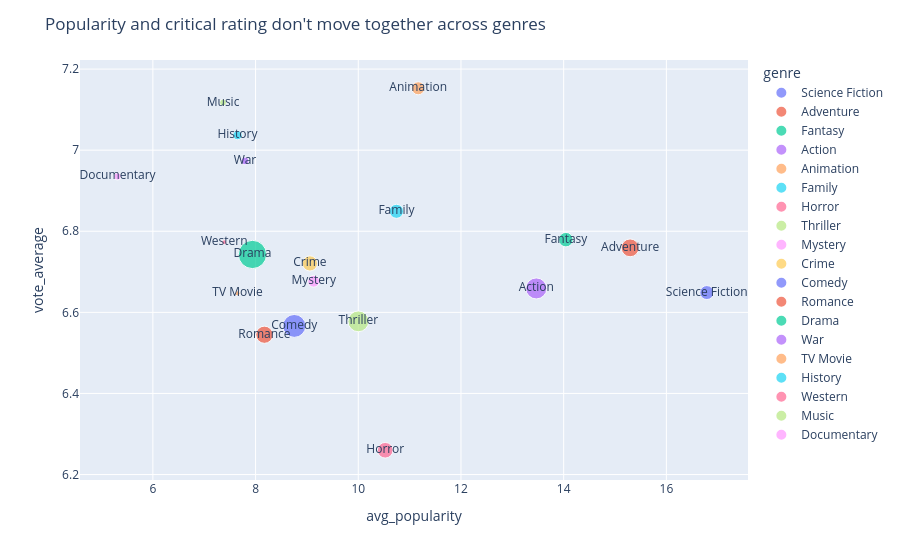

The notebook cell this image was saved under:
### Markdown cell above
**Why a scatter plot.** Chart 1 shows popularity; this chart adds a second
variable (audience rating) so the two can be compared directly, one point per
genre. Point size encodes `n_movies`, so a genre resting on very few films
(and therefore a less stable average) is visually distinguishable from one
backed by hundreds.

### Code cell
fig2 = px.scatter(genre_stats.merge(
                    movies_with_genres_df.groupby("genre")["vote_average"].mean().reset_index(),
                    on="genre"),
                  x="avg_popularity", y="vote_average", size="n_movies",
                  text="genre", hover_name="genre",color="genre")
fig2.update_layout(title="Popularity and critical rating don't move together across genres")
fig2.write_html("../docs/charts/finding2_popularityvsvote_by_decade.html", include_plotlyjs="cdn", full_html=True)
fig2.show()

### Figure 1 — Plotly figure (JSON) as saved in the notebook; plotly's stock layout.template omitted (floating-point values rounded to 4 significant figures)
{"data": [{"hovertemplate": "<b>%{hovertext}</b><br><br>genre=%{text}<br>avg_popularity=%{x}<br>vote_average=%{y}<br>n_movies=%{marker.size}<extra></extra>", "hovertext": ["Science Fiction"], "legendgroup": "Science Fiction", "marker": {"color": "#636efa", "size": [593], "sizemode": "area", "sizeref": 6.065, "symbol": "circle"}, "mode": "markers+text", "name": "Science Fiction", "orientation": "v", "showlegend": true, "text": ["Science Fiction"], "type": "scatter", "x": [16.79], "xaxis": "x", "y": [6.649], "yaxis": "y"}, {"hovertemplate": "<b>%{hovertext}</b><br><br>genre=%{text}<br>avg_popularity=%{x}<br>vote_average=%{y}<br>n_movies=%{marker.size}<extra></extra>", "hovertext": ["Adventure"], "legendgroup": "Adventure", "marker": {"color": "#EF553B", "size": [961], "sizemode": "area", "sizeref": 6.065, "symbol": "circle"}, "mode": "markers+text", "name": "Adventure", "orientation": "v", "showlegend": true, "text": ["Adventure"], "type": "scatter", "x": [15.29], "xaxis": "x", "y": [6.759], "yaxis": "y"}, {"hovertemplate": "<b>%{hovertext}</b><br><br>genre=%{text}<br>avg_popularity=%{x}<br>vote_average=%{y}<br>n_movies=%{marker.size}<extra></extra>", "hovertext": ["Fantasy"], "legendgroup": "Fantasy", "marker": {"color": "#00cc96", "size": [635], "sizemode": "area", "sizeref": 6.065, "symbol": "circle"}, "mode": "markers+text", "name": "Fantasy", "orientation": "v", "showlegend": true, "text": ["Fantasy"], "type": "scatter", "x": [14.04], "xaxis": "x", "y": [6.779], "yaxis": "y"}, {"hovertemplate": "<b>%{hovertext}</b><br><br>genre=%{text}<br>avg_popularity=%{x}<br>vote_average=%{y}<br>n_movies=%{marker.size}<extra></extra>", "hovertext": ["Action"], "legendgroup": "Action", "marker": {"color": "#ab63fa", "size": [1339], "sizemode": "area", "sizeref": 6.065, "symbol": "circle"}, "mode": "markers+text", "name": "Action", "orientation": "v", "showlegend": true, "text": ["Action"], "type": "scatter", "x": [13.47], "xaxis": "x", "y": [6.659], "yaxis": "y"}, {"hovertemplate": "<b>%{hovertext}</b><br><br>genre=%{text}<br>avg_popularity=%{x}<br>vote_average=%{y}<br>n_movies=%{marker.size}<extra></extra>", "hovertext": ["Animation"], "legendgroup": "Animation", "marker": {"color": "#FFA15A", "size": [515], "sizemode": "area", "sizeref": 6.065, "symbol": "circle"}, "mode": "markers+text", "name": "Animation", "orientation": "v", "showlegend": true, "text": ["Animation"], "type": "scatter", "x": [11.17], "xaxis": "x", "y": [7.153], "yaxis": "y"}, {"hovertemplate": "<b>%{hovertext}</b><br><br>genre=%{text}<br>avg_popularity=%{x}<br>vote_average=%{y}<br>n_movies=%{marker.size}<extra></extra>", "hovertext": ["Family"], "legendgroup": "Family", "marker": {"color": "#19d3f3", "size": [600], "sizemode": "area", "sizeref": 6.065, "symbol": "circle"}, "mode": "markers+text", "name": "Family", "orientation": "v", "showlegend": true, "text": ["Family"], "type": "scatter", "x": [10.74], "xaxis": "x", "y": [6.849], "yaxis": "y"}, {"hovertemplate": "<b>%{hovertext}</b><br><br>genre=%{text}<br>avg_popularity=%{x}<br>vote_average=%{y}<br>n_movies=%{marker.size}<extra></extra>", "hovertext": ["Horror"], "legendgroup": "Horror", "marker": {"color": "#FF6692", "size": [741], "sizemode": "area", "sizeref": 6.065, "symbol": "circle"}, "mode": "markers+text", "name": "Horror", "orientation": "v", "showlegend": true, "text": ["Horror"], "type": "scatter", "x": [10.52], "xaxis": "x", "y": [6.26], "yaxis": "y"}, {"hovertemplate": "<b>%{hovertext}</b><br><br>genre=%{text}<br>avg_popularity=%{x}<br>vote_average=%{y}<br>n_movies=%{marker.size}<extra></extra>", "hovertext": ["Thriller"], "legendgroup": "Thriller", "marker": {"color": "#B6E880", "size": [1311], "sizemode": "area", "sizeref": 6.065, "symbol": "circle"}, "mode": "markers+text", "name": "Thriller", "orientation": "v", "showlegend": true, "text": ["Thriller"], "type": "scatter", "x": [10.0], "xaxis": "x", "y": [6.578], "yaxis": "y"}, {"hovertemplate": "<b>%{hovertext}</b><br><br>genre=%{text}<br>avg_popularity=%{x}<br>vote_average=%{y}<br>n_movies=%{marker.size}<extra></extra>", "hovertext": ["Mystery"], "legendgroup": "Mystery", "marker": {"color": "#FF97FF", "size": [420], "sizemode": "area", "sizeref": 6.065, "symbol": "circle"}, "mode": "markers+text", "name": "Mystery", "orientation": "v", "showlegend": true, "text": ["Mystery"], "type": "scatter", "x": [9.132], "xaxis": "x", "y": [6.677], "yaxis": "y"}, {"hovertemplate": "<b>%{hovertext}</b><br><br>genre=%{text}<br>avg_popularity=%{x}<br>vote_average=%{y}<br>n_movies=%{marker.size}<extra></extra>", "hovertext": ["Crime"], "legendgroup": "Crime", "marker": {"color": "#FECB52", "size": [700], "sizemode": "area", "sizeref": 6.065, "symbol": "circle"}, "mode": "markers+text", "name": "Crime", "orientation": "v", "showlegend": true, "text": ["Crime"], "type": "scatter", "x": [9.058], "xaxis": "x", "y": [6.721], "yaxis": "y"}, {"hovertemplate": "<b>%{hovertext}</b><br><br>genre=%{text}<br>avg_popularity=%{x}<br>vote_average=%{y}<br>n_movies=%{marker.size}<extra></extra>", "hovertext": ["Comedy"], "legendgroup": "Comedy", "marker": {"color": "#636efa", "size": [1593], "sizemode": "area", "sizeref": 6.065, "symbol": "circle"}, "mode": "markers+text", "name": "Comedy", "orientation": "v", "showlegend": true, "text": ["Comedy"], "type": "scatter", "x": [8.754], "xaxis": "x", "y": [6.567], "yaxis": "y"}, {"hovertemplate": "<b>%{hovertext}</b><br><br>genre=%{text}<br>avg_popularity=%{x}<br>vote_average=%{y}<br>n_movies=%{marker.size}<extra></extra>", "hovertext": ["Romance"], "legendgroup": "Romance", "marker": {"color": "#EF553B", "size": [897], "sizemode": "area", "sizeref": 6.065, "symbol": "circle"}, "mode": "markers+text", "name": "Romance", "orientation": "v", "showlegend": true, "text": ["Romance"], "type": "scatter", "x": [8.172], "xaxis": "x", "y": [6.545], "yaxis": "y"}, {"hovertemplate": "<b>%{hovertext}</b><br><br>genre=%{text}<br>avg_popularity=%{x}<br>vote_average=%{y}<br>n_movies=%{marker.size}<extra></extra>", "hovertext": ["Drama"], "legendgroup": "Drama", "marker": {"color": "#00cc96", "size": [2426], "sizemode": "area", "sizeref": 6.065, "symbol": "circle"}, "mode": "markers+text", "name": "Drama", "orientation": "v", "showlegend": true, "text": ["Drama"], "type": "scatter", "x": [7.94], "xaxis": "x", "y": [6.743], "yaxis": "y"}, {"hovertemplate": "<b>%{hovertext}</b><br><br>genre=%{text}<br>avg_popularity=%{x}<br>vote_average=%{y}<br>n_movies=%{marker.size}<extra></extra>", "hovertext": ["War"], "legendgroup": "War", "marker": {"color": "#ab63fa", "size": [187], "sizemode": "area", "sizeref": 6.065, "symbol": "circle"}, "mode": "markers+text", "name": "War", "orientation": "v", "showlegend": true, "text": ["War"], "type": "scatter", "x": [7.794], "xaxis": "x", "y": [6.973], "yaxis": "y"}, {"hovertemplate": "<b>%{hovertext}</b><br><br>genre=%{text}<br>avg_popularity=%{x}<br>vote_average=%{y}<br>n_movies=%{marker.size}<extra></extra>", "hovertext": ["TV Movie"], "legendgroup": "TV Movie", "marker": {"color": "#FFA15A", "size": [74], "sizemode": "area", "sizeref": 6.065, "symbol": "circle"}, "mode": "markers+text", "name": "TV Movie", "orientation": "v", "showlegend": true, "text": ["TV Movie"], "type": "scatter", "x": [7.65], "xaxis": "x", "y": [6.647], "yaxis": "y"}, {"hovertemplate": "<b>%{hovertext}</b><br><br>genre=%{text}<br>avg_popularity=%{x}<br>vote_average=%{y}<br>n_movies=%{marker.size}<extra></extra>", "hovertext": ["History"], "legendgroup": "History", "marker": {"color": "#19d3f3", "size": [259], "sizemode": "area", "sizeref": 6.065, "symbol": "circle"}, "mode": "markers+text", "name": "History", "orientation": "v", "showlegend": true, "text": ["History"], "type": "scatter", "x": [7.649], "xaxis": "x", "y": [7.037], "yaxis": "y"}, {"hovertemplate": "<b>%{hovertext}</b><br><br>genre=%{text}<br>avg_popularity=%{x}<br>vote_average=%{y}<br>n_movies=%{marker.size}<extra></extra>", "hovertext": ["Western"], "legendgroup": "Western", "marker": {"color": "#FF6692", "size": [67], "sizemode": "area", "sizeref": 6.065, "symbol": "circle"}, "mode": "markers+text", "name": "Western", "orientation": "v", "showlegend": true, "text": ["Western"], "type": "scatter", "x": [7.39], "xaxis": "x", "y": [6.773], "yaxis": "y"}, {"hovertemplate": "<b>%{hovertext}</b><br><br>genre=%{text}<br>avg_popularity=%{x}<br>vote_average=%{y}<br>n_movies=%{marker.size}<extra></extra>", "hovertext": ["Music"], "legendgroup": "Music", "marker": {"color": "#B6E880", "size": [141], "sizemode": "area", "sizeref": 6.065, "symbol": "circle"}, "mode": "markers+text", "name": "Music", "orientation": "v", "showlegend": true, "text": ["Music"], "type": "scatter", "x": [7.366], "xaxis": "x", "y": [7.117], "yaxis": "y"}, {"hovertemplate": "<b>%{hovertext}</b><br><br>genre=%{text}<br>avg_popularity=%{x}<br>vote_average=%{y}<br>n_movies=%{marker.size}<extra></extra>", "hovertext": ["Documentary"], "legendgroup": "Documentary", "marker": {"color": "#FF97FF", "size": [163], "sizemode": "area", "sizeref": 6.065, "symbol": "circle"}, "mode": "markers+text", "name": "Documentary", "orientation": "v", "showlegend": true, "text": ["Documentary"], "type": "scatter", "x": [5.311], "xaxis": "x", "y": [6.935], "yaxis": "y"}], "layout": {"legend": {"itemsizing": "constant", "title": {"text": "genre"}, "tracegroupgap": 0}, "margin": {"t": 60}, "title": {"text": "Popularity and critical rating don't move together across genres"}, "xaxis": {"anchor": "y", "domain": [0, 1], "title": {"text": "avg_popularity"}}, "yaxis": {"anchor": "x", "domain": [0, 1], "title": {"text": "vote_average"}}}}
